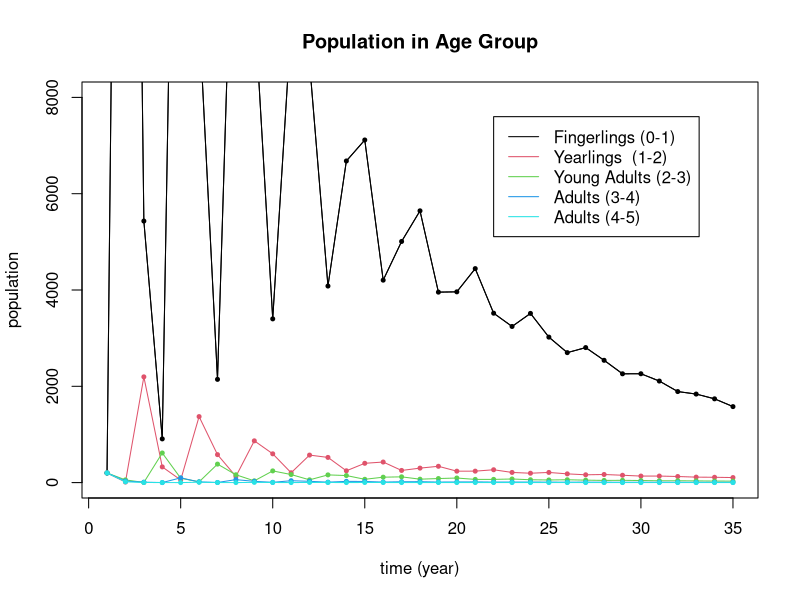
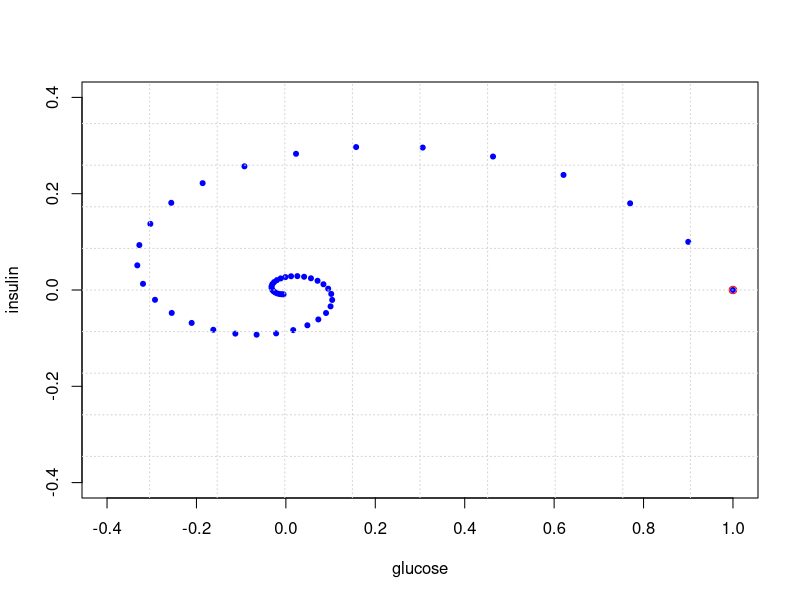
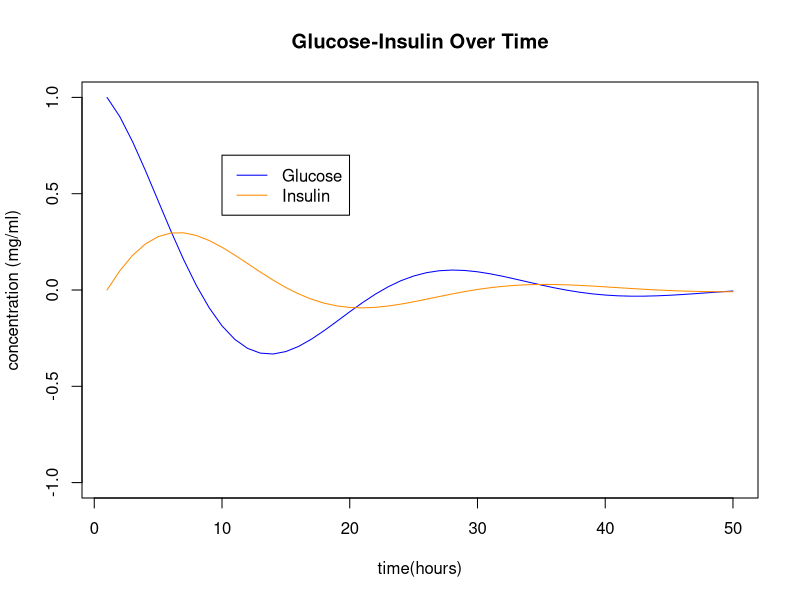

These charts were generated, in order, by the following R code:
## ---- chunk 1
A = cbind(c(57/50,4/50),c(-6/50,43/50))
eigen(A)
## ---- chunk 2
A = cbind(c(57/50,4/50),c(-6/50,43/50))
v = c(5,10)
for (i in 1:100) {v = A %*% v}
v
## ---- chunk 3
(A = cbind(c(-8, 3, 29), c(-40, 24, 46), c(10, 3, 11)))
(B = cbind(c(4, 3, 35), c(-49, 42, 55), c(13, 3, 26)))
## ---- chunk 4
L = cbind(c(0,.06,0,0,0),c(0,0,.28,0,0),c(37,0,0,.16,0),c(64,0,0,0,.08),c(82,0,0,0,0.00))
## ---- chunk 5
start = c(200,200,200,200,200)  # the starting distribution
N = 35              # N is the number of iterations
X = matrix(0,nrow=5,ncol=N)  #  Store the results in a 3 x N matrix called X
X[,1] = start  # put start in the first column of X
# loop N times and put your results in X
for (i in 2:N) {X[,i] = L %*% X[,i-1]}
# Then plot the results
t = seq(1,N)  # time
plot(t,X[1,],type='l',col=1,ylim=c(0,8000),ylab="population",xlab="time (year)",
     main="Population in Age Group")
for (i in 1:5) {
  lines(t,X[i,],col=i)
  points(t,X[i,],col=i,pch=20,cex=.8)}
legend(22, 7600, legend=c("Fingerlings (0-1)", "Yearlings  (1-2)", "Young Adults (2-3)","Adults (3-4)","Adults (4-5)"), col=1:5, lty=1)
## ---- chunk 6
A = cbind(c(.9,.1),c(-.4,.9))
start = c(1,0)
N = 50

X = matrix(0,nrow=2,ncol=N)
X[,1] = start

for (i in 2:N) {X[,i] = A %*% X[,i-1]}
plot(X[1,],X[2,],col='blue',xlim=c(-0.4,1.0),ylim=c(-0.4,0.4),xlab='glucose',ylab='insulin',pch=20,cex=1)
points(start[1],start[2],col="red")
grid(nx=10,ny=10)
## ---- chunk 7
t = seq(1,N)
plot(t,X[1,],type='l',col='blue',ylim=c(-1,1),ylab="concentration (mg/ml)",xlab="time(hours)",main="Glucose-Insulin Over Time")
lines(t,X[2,],col='darkorange')
legend(10, 0.7, legend=c("Glucose", "Insulin"), col=c("blue", "darkorange"), lty=1)
